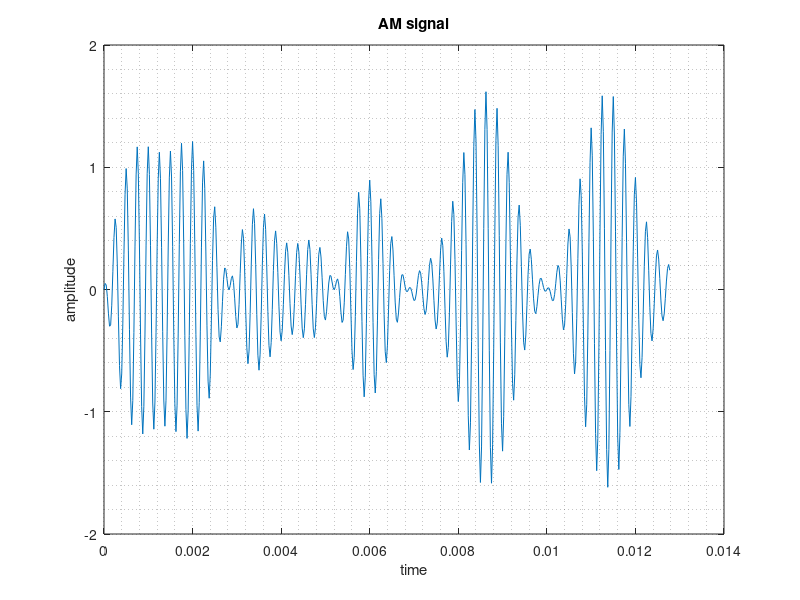

The MATLAB source for this figure:
clear, clc, close all;

end_s = 0.0128;
file_path = './test_file.txt';
fs = 40000;
ts = 0 : 1/fs : end_s-1/fs;
n = length(ts);

fc = cos(2*pi*4000*ts);
fm = sin(2*pi*200*ts)+0.5*sin(2*pi*100*ts)+0.25*sin(2*pi*550*ts);

x = fc.*fm;

figure('Name','Figure 1','units','normalized',...
    'outerposition',[0.5 0 0.5 0.5]);
plot(ts,x), grid minor, title('AM signal');
xlabel('time');
ylabel('amplitude');

save(file_path,'x','-ascii','-double');
fprintf('Test AM data generated & saved to %s...\n', file_path);
